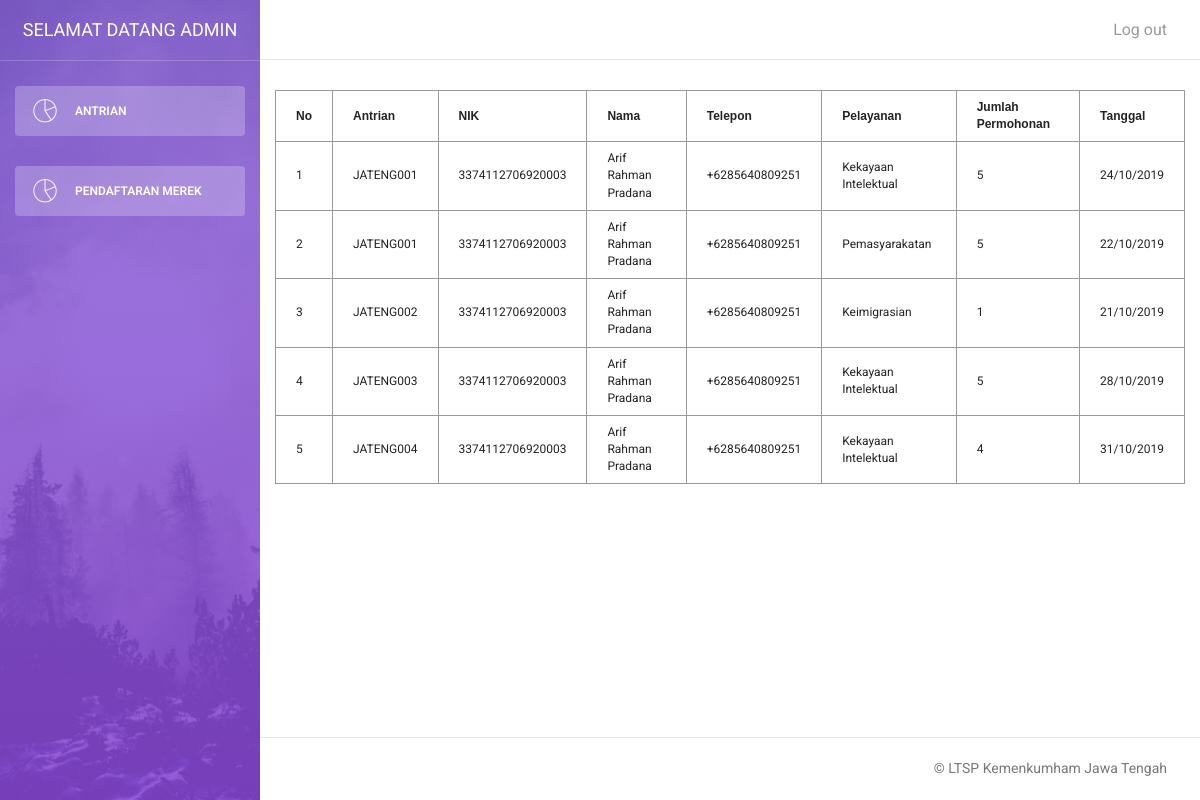
/admin/antrian.php, run on the app's committed database.
### tables this page shows
CREATE TABLE `tb_antrian` (
  `id_antrian` int(100) NOT NULL,
  `no_antrian` varchar(11) NOT NULL,
  `jenis_pemohon` varchar(50) NOT NULL,
  `nik` varchar(50) NOT NULL,
  `nama` varchar(200) NOT NULL,
  `email` varchar(100) NOT NULL,
  `perusahaan` varchar(200) NOT NULL,
  `telepon` varchar(50) NOT NULL,
  `pelayanan` varchar(100) NOT NULL,
  `jumlah` int(100) NOT NULL,
  `tanggal` varchar(100) NOT NULL
);

### admin/antrian.php (the view, shortened to what this page needs)
<!doctype html>
<html lang="en">
<head>
    <link href="assets/css/bootstrap.min.css" rel="stylesheet" />
    <link href="assets/css/animate.min.css" rel="stylesheet"/>
    <link href="assets/css/light-bootstrap-dashboard.css?v=1.4.0" rel="stylesheet"/>
    <link href="assets/css/demo.css" rel="stylesheet" />
    <link rel="stylesheet" type="text/css" href="assets/css/style.css">
    <link href="http://maxcdn.bootstrapcdn.com/font-awesome/4.2.0/css/font-awesome.min.css" rel="stylesheet">
    <link href="assets/css/pe-icon-7-stroke.css" rel="stylesheet" />
    <link rel="stylesheet" type="text/css" href="http://code.jquery.com/ui/1.12.1/themes/smoothness/jquery-ui.css">
    <link href="https://unpkg.com/gijgo@1.9.13/css/gijgo.min.css" rel="stylesheet" type="text/css" />
</head>
<body>
<div class="wrapper">
    <div class="sidebar" data-color="purple" data-image="assets/img/sidebar-5.jpg">
    	<div class="sidebar-wrapper">
            <div class="logo">
                <a href="#" class="simple-text">
                    Selamat Datang Admin
                </a>
            </div>
            <ul class="nav">
                <li class="active">
                    <a href="antrian.php">
                        <i class="pe-7s-graph"></i>
                        <p>Antrian</p>
                    </a>
                </li>
            </ul>
            <ul class="nav">
                <li class="active">
                    <a href="daftarmerek.php">
                        <i class="pe-7s-graph"></i>
                        <p>Pendaftaran Merek</p>
                    </a>
                </li>
            </ul>
    	</div>
    </div>
    <div class="main-panel">
        <nav class="navbar navbar-default navbar-fixed">
            <div class="container-fluid">
                <div class="collapse navbar-collapse">
                    <ul class="nav navbar-nav navbar-right">
                        <li>
                            <a href="./logout.php">
                                <p>Log out</p>
                            </a>
                        </li>
                    </ul>
                </div>
            </div>
        </nav>
        <div class="content">
            <div class="container-fluid">
                <div class="row">
                    <form action="" method="post">
                        <table border="1" cellpadding="0" cellspacing="0">
        <div class="content">
            <div class="container-fluid">
                <div class="row">
                    <?php
                        $koneksi = mysqli_connect('localhost', 'root', '', 'antrian') or die ('Database tidak ditemukan');
                        $query = mysqli_query($koneksi,"SELECT * FROM tb_antrian ORDER BY id_antrian ASC");
                    ?>
                    <form action="" method="post">
                        <table border="1" cellpadding="0" cellspacing="0" class="table1">
                            <tr>
                                <th>No</th>
                                <th>Antrian</th>
                                <th>NIK</th>
                                <th>Nama</th>
                                <th>Telepon</th>
                                <th>Pelayanan</th>
                                <th>Jumlah Permohonan</th>
                                <th>Tanggal</th>
                            </tr>
                            <?php if(mysqli_num_rows($query)>0){ ?>
                            <?php
                                $no = 1;
                                while($data = mysqli_fetch_array($query)){
                            ?>
                            <tr>
                                <td><?php echo $no ?></td>
                                <td><?php echo $data["no_antrian"];?></td>
                                <td><?php echo $data["nik"];?></td>
                                <td><?php echo $data["nama"];?></td>
                                <td><?php echo $data["telepon"];?></td>
                                <td><?php echo $data["pelayanan"];?></td>
                                <td><?php echo $data["jumlah"];?></td>
                                <td><?php echo $data["tanggal"];?></td>
                            </tr>
                            <?php $no++; } ?>
                            <?php } ?>
                        </table>
                    </form>
                </div>
            </div>
        </div>
        <footer class="footer">
            <div class="container-fluid">
                <p class="copyright pull-right">
                    &copy; LTSP Kemenkumham Jawa Tengah
                </p>
            </div>
        </footer>
    </div>
</div>
</body>
</html>

### admin/assets/css/style.css (style rules this page uses)
body { background: #ffffff; }
.table1 { font-family: sans-serif; font-size: 12px; color: #232323; border-collapse: collapse; }
.table1, th, td { border: 1px solid #999; padding: 8px 20px; }

### data on the page
tb_antrian: no_antrian "JATENG001", nik "3374112706920003", nama "Arif Rahman Pradana", telepon "+6285640809251", pelayanan "Kekayaan Intelektual", jumlah "5", tanggal "24/10/2019"
tb_antrian: no_antrian "JATENG001", nik "3374112706920003", nama "Arif Rahman Pradana", telepon "+6285640809251", pelayanan "Pemasyarakatan", jumlah "5", tanggal "22/10/2019"
tb_antrian: no_antrian "JATENG002", nik "3374112706920003", nama "Arif Rahman Pradana", telepon "+6285640809251", pelayanan "Keimigrasian", jumlah "1", tanggal "21/10/2019"
tb_antrian: no_antrian "JATENG003", nik "3374112706920003", nama "Arif Rahman Pradana", telepon "+6285640809251", pelayanan "Kekayaan Intelektual", jumlah "5", tanggal "28/10/2019"
tb_antrian: no_antrian "JATENG004", nik "3374112706920003", nama "Arif Rahman Pradana", telepon "+6285640809251", pelayanan "Kekayaan Intelektual", jumlah "4", tanggal "31/10/2019"
